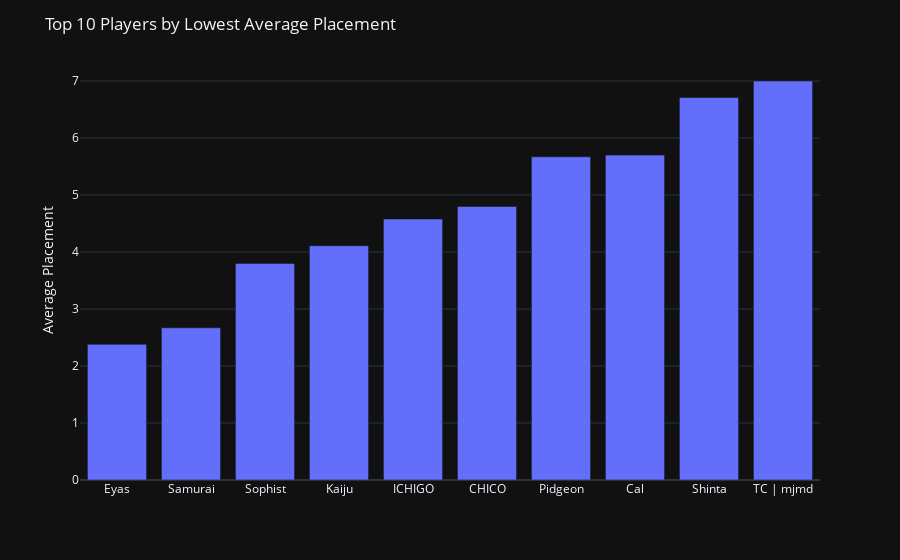

Here is the notebook cell this chart was saved with:
### Code cell
import plotly.express as px

# Assuming your DataFrame is named df

# Filter out players who attended less than 3 tournaments
data_filter = df[(df['Player Name'] != 'Grand Total') & (df['Tournaments Entered'] >= 3)]
data_filter = data_filter.sort_values(by='Placement Average')

# Select the top 10 players
top_10_players = data_filter.head(10)

# Create a bar chart for the top 10 players
fig = px.bar(top_10_players, x='Player Name', y='Placement Average')

# Update the layout of the figure with the following details:
# Title: 'Top 10 Players by Lowest Average Placement'
# x-axis title: 'Player Name'
# y-axis title: 'Average Placement'
fig.update_layout(
    title='Top 10 Players by Lowest Average Placements',
    xaxis_title='',
    yaxis_title='Average Placements',
    template='plotly_dark'
)

fig.show()

### Figure 1 — Plotly figure (JSON) as saved in the notebook; plotly's stock layout.template omitted (floating-point values rounded to 4 significant figures)
{"data": [{"alignmentgroup": "True", "hovertemplate": "Player Name=%{x}<br>Placement Average=%{y}<extra></extra>", "legendgroup": "", "marker": {"color": "#636efa", "pattern": {"shape": ""}}, "name": "", "offsetgroup": "", "orientation": "v", "showlegend": false, "textposition": "auto", "type": "bar", "x": ["Eyas", "Samurai", "Sophist", "Kaiju", "ICHIGO", "CHICO", "Pidgeon", "Cal", "Shinta", "TC | mjmd"], "xaxis": "x", "y": [2.38, 2.67, 3.8, 4.11, 4.58, 4.8, 5.67, 5.7, 6.71, 7], "yaxis": "y"}], "layout": {"barmode": "relative", "legend": {"tracegroupgap": 0}, "margin": {"t": 60}, "title": {"text": "Top 10 Players by Lowest Average Placement"}, "xaxis": {"anchor": "y", "domain": [0, 1], "title": {"text": ""}}, "yaxis": {"anchor": "x", "domain": [0, 1], "title": {"text": "Average Placement"}}}}
